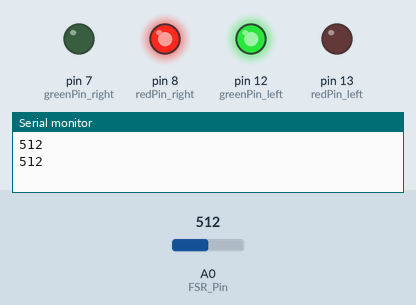
Simulated run of this sketch. Board: Arduino Uno, built with avr-gcc and run on an emulated ATmega328P. Shown: output pins drawn as LEDs (lit = HIGH), the last lines printed to the serial monitor. The test bench sets the inputs (shaded band); at power-on: A0 (FSR_Pin) = 512.

Above: at 2.3 s.
2.4 s: A0 (FSR_Pin) set to 687
4.5 s: A0 (FSR_Pin) set to 710
At 5.5 s:
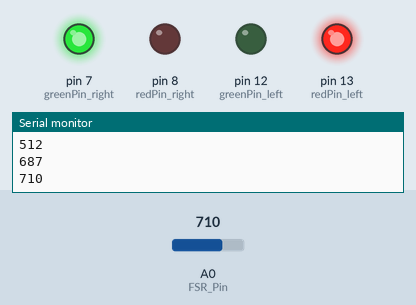
6.6 s: A0 (FSR_Pin) set to 40
At 7.9 s:
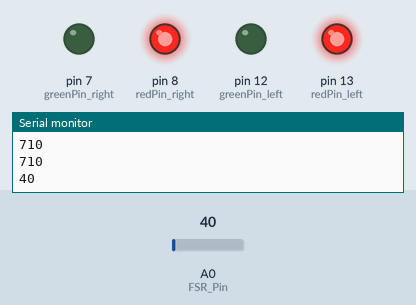
9.0 s: A0 (FSR_Pin) set to 48
11.1 s: A0 (FSR_Pin) set to 55
At 12.5 s:
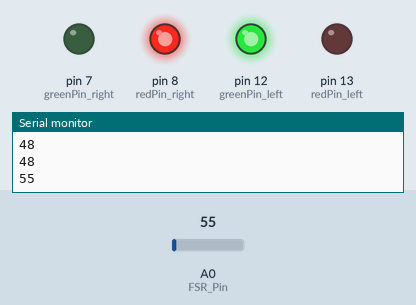
13.5 s: A0 (FSR_Pin) set to 0
At 14.9 s:
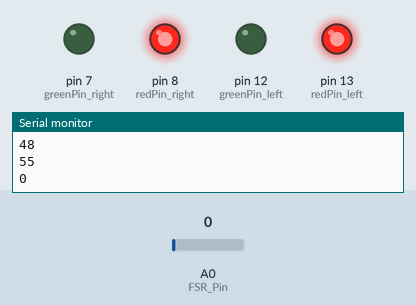
Timing chart, 0 to 16.5 s (numbered marks = the images above; inputs shaded):
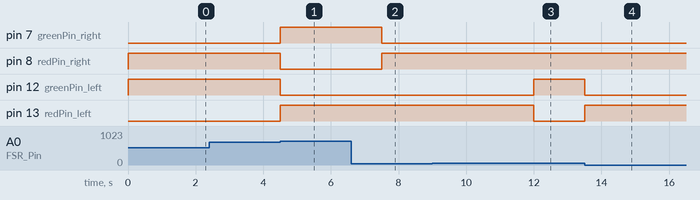

Measured:
- the behaviour switches between 700 and 701 on A0 (FSR_Pin) (found by bisection; images 0 and 1)
- the behaviour switches between 50 and 51 on A0 (FSR_Pin) (found by bisection; images 2 and 3)
- after the input at 4.5 s, pin 7 (greenPin_right), pin 13 (redPin_left): LOW → HIGH at once; pin 8 (redPin_right), pin 12 (greenPin_left): HIGH → LOW at once
- after the input at 6.6 s, pin 7 (greenPin_right): HIGH → LOW after 0.90 s; pin 8 (redPin_right): LOW → HIGH after 0.90 s
- after the input at 11.1 s, pin 12 (greenPin_left): LOW → HIGH after 0.90 s; pin 13 (redPin_left): HIGH → LOW after 0.90 s
- after the input at 13.5 s, pin 12 (greenPin_left): HIGH → LOW at once; pin 13 (redPin_left): LOW → HIGH at once

The sketch:

lineSelect.ino
```cpp
int FSR_Pin = A0; //analog pin 0
unsigned char redPin_left = 13;
unsigned char greenPin_left = 12;
unsigned char redPin_right = 8;
unsigned char greenPin_right = 7;

void setup(){
  pinMode(redPin_left,OUTPUT);
  pinMode(greenPin_left,OUTPUT);
  pinMode(redPin_right,OUTPUT);
  pinMode(greenPin_right,OUTPUT);
  Serial.begin(9600);
}


void loop(){

  int FSRReading = analogRead(FSR_Pin);
  Serial.println(FSRReading);
  if (FSRReading < 50) {
    digitalWrite(redPin_left, HIGH);
    digitalWrite(greenPin_left, LOW);
    digitalWrite(greenPin_right, LOW);
    digitalWrite(redPin_right, HIGH);

  }
  else if (FSRReading > 700) {
    digitalWrite(redPin_left, HIGH);
    digitalWrite(greenPin_left, LOW);
    digitalWrite(greenPin_right, HIGH);
    digitalWrite(redPin_right, LOW);
  }
  else if (FSRReading > 50 && FSRReading < 700) {
    digitalWrite(redPin_left, LOW);
    digitalWrite(greenPin_left, HIGH);
    digitalWrite(greenPin_right, LOW);
    digitalWrite(redPin_right, HIGH);
  }
  delay(1500);
}
```
